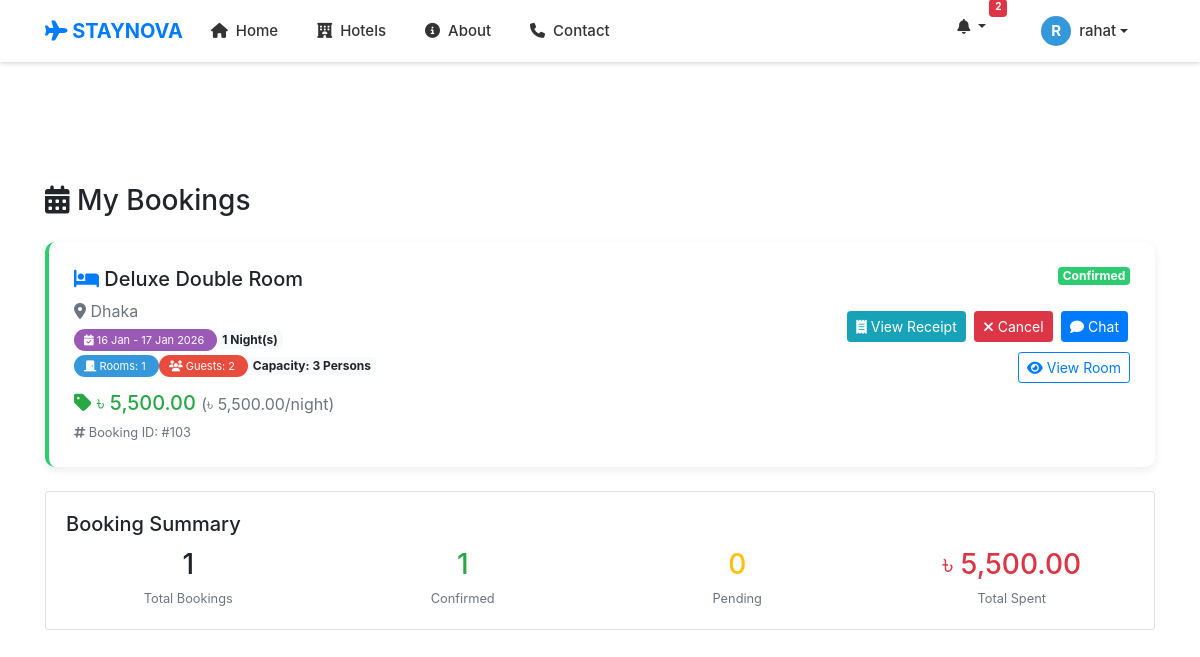
The app's page /user/my_booking.php (signed in), older data.
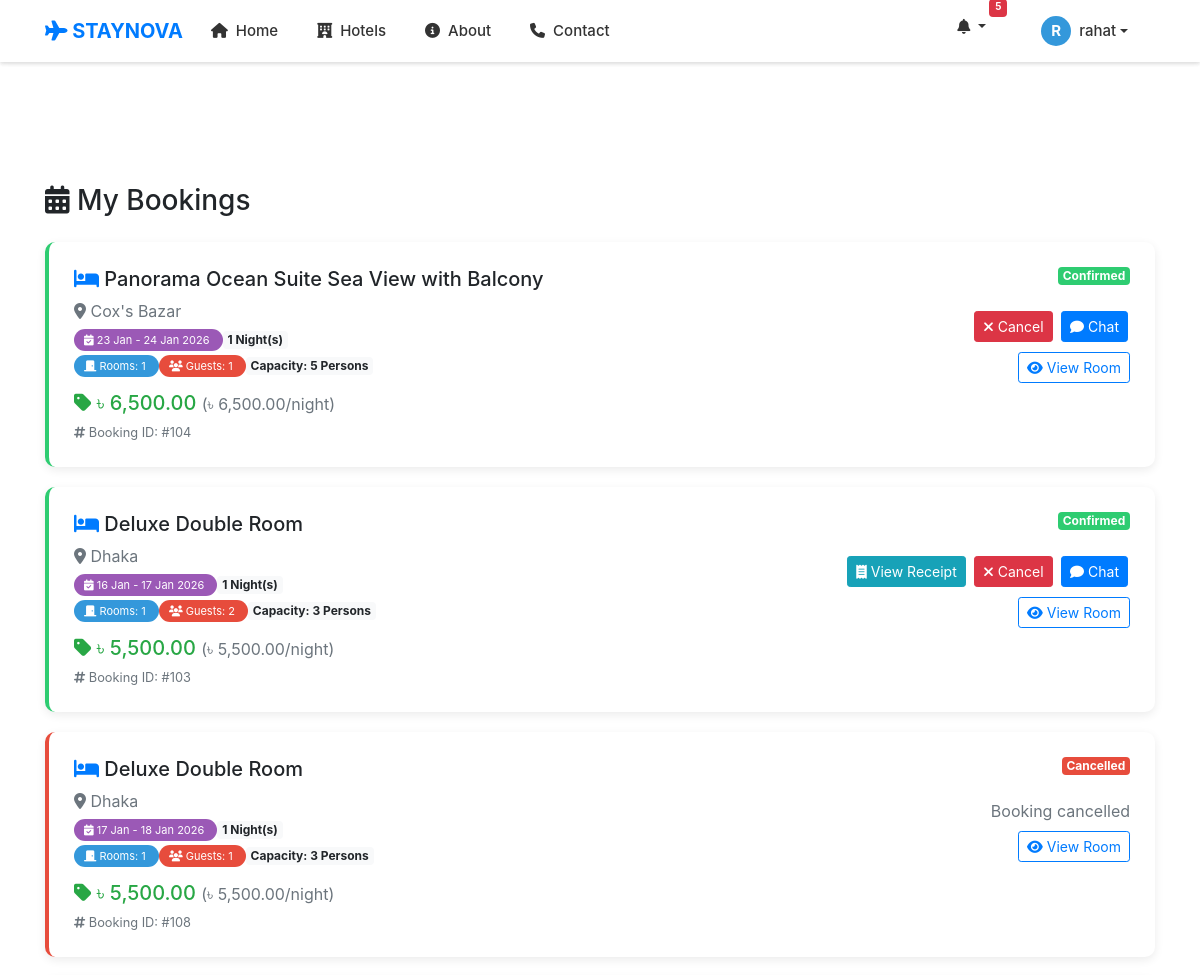
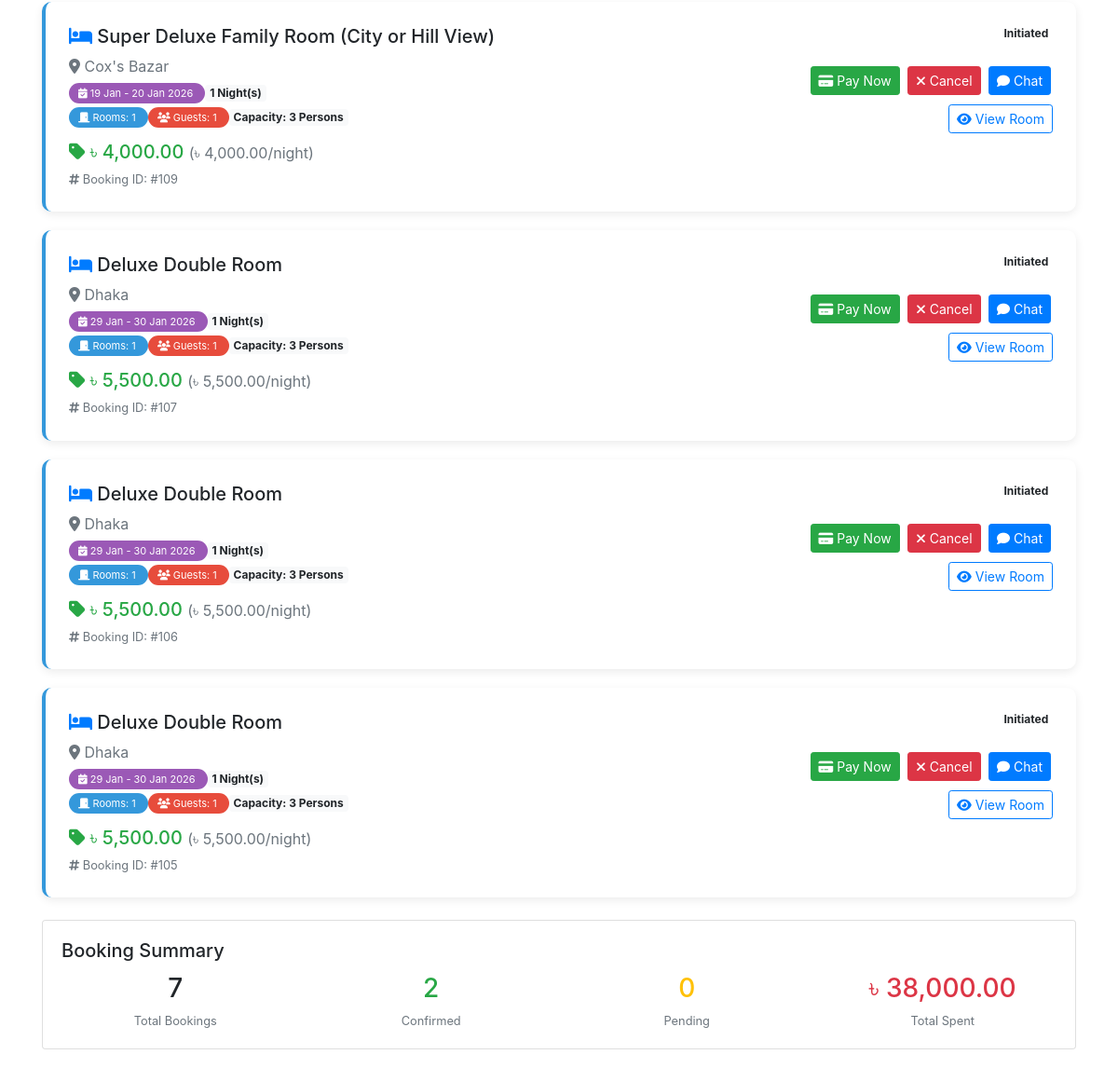
The same page, newer data (2 pictures, top to bottom).
### tables this page shows
CREATE TABLE `bookings` (
  `id` int(11) NOT NULL,
  `user_id` int(11) DEFAULT NULL,
  `owner_id` int(11) NOT NULL,
  `hotel_name` varchar(200) DEFAULT NULL,
  `location` varchar(200) DEFAULT NULL,
  `price` int(11) DEFAULT NULL,
  `rooms_count` int(11) DEFAULT 1,
  `guests` int(11) DEFAULT 1,
  `booking_date` date DEFAULT NULL,
  `check_in_date` date DEFAULT NULL,
  `check_out_date` date DEFAULT NULL,
  `status` varchar(50) DEFAULT 'Confirmed',
  `hotel_id` int(11) DEFAULT NULL,
  `room_title` varchar(200) DEFAULT NULL,
  `room_id` int(11) DEFAULT NULL,
  `rooms_booked` int(11) DEFAULT 1,
  `payment_status` enum('pending','success','failed') NOT NULL DEFAULT 'pending',
  `created_at` datetime NOT NULL DEFAULT current_timestamp()
);

CREATE TABLE `rooms` (
  `id` int(11) NOT NULL,
  `hotel_id` int(11) NOT NULL,
  `room_title` varchar(200) NOT NULL,
  `description` text DEFAULT NULL,
  `capacity` int(11) DEFAULT 2,
  `room_count` int(11) DEFAULT 1,
  `price_per_night` decimal(10,2) NOT NULL,
  `created_at` timestamp NOT NULL DEFAULT current_timestamp(),
  `is_active` tinyint(1) DEFAULT 1,
  `active` tinyint(1) DEFAULT 1
);

CREATE TABLE `hotels` (
  `id` int(11) NOT NULL,
  `hotel_name` varchar(200) DEFAULT NULL,
  `title` varchar(200) DEFAULT NULL,
  `location` varchar(200) DEFAULT NULL,
  `price` int(11) DEFAULT NULL,
  `description` text DEFAULT NULL,
  `image` varchar(255) DEFAULT NULL,
  `status` enum('pending','approved','off','rejected') DEFAULT 'pending',
  `created_at` timestamp NOT NULL DEFAULT current_timestamp(),
  `owner_id` int(11) DEFAULT NULL,
  `rooms` int(11) DEFAULT 1,
  `capacity` int(11) DEFAULT 2,
  `booked_dates` text DEFAULT '[]',
  `capacity_per_room` int(11) DEFAULT 2,
  `total_rooms` int(11) DEFAULT 1
);

### user/my_booking.php (the view, shortened to what the changed rows need)
<?php
include "../db_connect.php";
$user_id = (int)$_SESSION['user_id'];
$sql = "SELECT
    b.*,
    h.location,
    h.owner_id,
    r.room_title,
    r.capacity as room_capacity,
    r.room_count as max_rooms
FROM bookings b
LEFT JOIN hotels h ON b.hotel_id = h.id
LEFT JOIN rooms r ON b.room_id = r.id
WHERE b.user_id = $user_id
ORDER BY
    CASE
        WHEN b.status = 'pending' THEN 1
        WHEN b.status = 'confirmed' THEN 2
        WHEN b.status = 'cancelled' THEN 3
        ELSE 4
    END,
    b.id DESC";
$result = mysqli_query($conn, $sql);
?>
<!DOCTYPE html>
<html>
<head>
    <link rel="stylesheet" href="https://cdnjs.cloudflare.com/ajax/libs/font-awesome/6.4.0/css/all.min.css">
    <link rel="stylesheet" href="https://stackpath.bootstrapcdn.com/bootstrap/4.5.2/css/bootstrap.min.css">
    <link rel="stylesheet" href="../style.css">
    <?php include "../header.php"; ?>
</head>
<body>
<?php include "../header.php"; ?>
<div class="container">
    <?php if (mysqli_num_rows($result) > 0): ?>
        <?php while ($booking = mysqli_fetch_assoc($result)):
            $card_class = 'booking-card ' . $booking['status'];
            $badge_class = 'badge-' . $booking['status'];
        ?>
            <div class="<?php echo $card_class; ?>">
                <div class="row">
                    <div class="col-md-8">
                        <h5 class="mb-2">
                            <?php
                            if (!empty($booking['room_title'])) {
                                echo '<i class="fas fa-bed text-primary"></i> ' . htmlspecialchars($booking['room_title']);
                            } else {
                                echo '<i class="fas fa-hotel text-primary"></i> ' . htmlspecialchars($booking['hotel_name']);
                            }
                            ?>
                        </h5>
                        <p class="text-muted mb-2">
                            <i class="fas fa-map-marker-alt"></i>
                            <?php echo htmlspecialchars($booking['location']); ?>
                        </p>
                        <div class="mb-2">
                            <?php if (isset($booking['check_in_date']) && isset($booking['check_out_date'])): ?>
                                <span class="date-badge">
                                    <i class="fas fa-calendar-check"></i>
                                    <?php echo date("d M", strtotime($booking['check_in_date'])); ?> -
                                    <?php echo date("d M Y", strtotime($booking['check_out_date'])); ?>
                                </span>
                                <?php
                                $nights = (strtotime($booking['check_out_date']) - strtotime($booking['check_in_date'])) / (60 * 60 * 24);
                                $nights = max(1, $nights);
                                ?>
                                <span class="badge badge-light">
                                    <?php echo $nights; ?> Night(s)
                                </span>
                            <?php endif; ?>
                        </div>
                        <?php if (!empty($booking['room_title'])): ?>
                        <div class="mb-2">
                            <span class="room-badge">
                                <i class="fas fa-door-closed"></i>
                                Rooms: <?php echo $booking['rooms_count'] ?? 1; ?>
                            </span>
                            <span class="room-badge" style="background: #e74c3c;">
                                <i class="fas fa-users"></i>
                                Guests: <?php echo $booking['guests'] ?? 1; ?>
                            </span>
                            <?php if (!empty($booking['room_capacity'])): ?>
                            <span class="badge badge-light">
                                Capacity: <?php echo $booking['room_capacity']; ?> Persons
                            </span>
                            <?php endif; ?>
                        </div>
                        <?php endif; ?>
                        <h5 class="text-success mt-3">
                            <i class="fas fa-tag"></i>
                            ৳ <?php echo number_format($booking['price'], 2); ?>
                            <?php if (isset($nights)): ?>
                                <small class="text-muted">(৳ <?php echo number_format($booking['price'] / $nights, 2); ?>/night)</small>
                            <?php endif; ?>
                        </h5>
                        <small class="text-muted">
                            <i class="fas fa-hashtag"></i> Booking ID: #<?php echo $booking['id']; ?>
                        </small>
                    </div>
                    <div class="col-md-4 text-right">
                        <span class="badge <?php echo $badge_class; ?> mb-2">
                            <?php echo ucfirst($booking['status']); ?>
                        </span>
                        <div class="mt-3">
                            <?php if ($booking['status'] !== 'cancelled'): ?>
                                <?php if($booking['status'] == 'initiated'): ?>
                                    <a href="payment_checkout.php?booking_id=<?php echo $booking['id']; ?>"
                                       class="btn btn-success btn-sm btn-action">
                                       <i class="fas fa-credit-card"></i> Pay Now
                                    </a>
                                <?php endif; ?>
                                <?php if($booking['status'] == 'confirmed'):
                                    $payment_q = mysqli_query($conn,
                                        "SELECT receipt_id FROM user_payments WHERE booking_id='{$booking['id']}' LIMIT 1"
                                    );
                                    if (mysqli_num_rows($payment_q) > 0) {
                                        $payment = mysqli_fetch_assoc($payment_q);
                                    ?>
                                        <a href="receipt.php?receipt_id=<?php echo $payment['receipt_id']; ?>"
                                           class="btn btn-info btn-sm btn-action">
                                           <i class="fas fa-receipt"></i> View Receipt
                                        </a>
                                    <?php } ?>
                                <?php endif; ?>
                                <a href="?cancel_id=<?php echo $booking['id']; ?>"
                                   onclick="return confirm('Are you sure you want to cancel this booking?')"
                                   class="btn btn-danger btn-sm btn-action">
                                   <i class="fas fa-times"></i> Cancel
                                </a>
                                <?php if(isset($booking['owner_id']) && $booking['owner_id'] > 0): ?>
                                <a href="../chat/chat.php?owner_id=<?= $booking['owner_id'] ?>"
                                   class="btn btn-primary btn-sm btn-action">
                                   <i class="fas fa-comment"></i> Chat
                                </a>
                                <?php endif; ?>
                            <?php else: ?>
                                <span class="text-muted">Booking cancelled</span>
                            <?php endif; ?>
                        </div>
                        <?php if (!empty($booking['room_id'])): ?>
                        <div class="mt-2">
                            <a href="../hotel/room_details.php?room_id=<?php echo $booking['room_id']; ?>"
                               class="btn btn-outline-primary btn-sm">
                               <i class="fas fa-eye"></i> View Room
                            </a>
                        </div>
                        <?php endif; ?>
                    </div>
                </div>
            </div>
        <?php endwhile; ?>
        <?php
        $stats_sql = "SELECT
            COUNT(*) as total,
            SUM(CASE WHEN status = 'confirmed' THEN 1 ELSE 0 END) as confirmed,
            SUM(CASE WHEN status = 'pending' THEN 1 ELSE 0 END) as pending,
            SUM(CASE WHEN status = 'cancelled' THEN 1 ELSE 0 END) as cancelled,
            SUM(price) as total_spent
            FROM bookings WHERE user_id = $user_id";
        $stats_result = mysqli_query($conn, $stats_sql);
        $stats = mysqli_fetch_assoc($stats_result);
        ?>
        <div class="card mt-4">
            <div class="card-body">
                <h5 class="card-title">Booking Summary</h5>
                <div class="row text-center">
                    <div class="col-md-3">
                        <h3><?php echo $stats['total']; ?></h3>
                        <small class="text-muted">Total Bookings</small>
                    </div>
                    <div class="col-md-3">
                        <h3 class="text-success"><?php echo $stats['confirmed']; ?></h3>
                        <small class="text-muted">Confirmed</small>
                    </div>
                    <div class="col-md-3">
                        <h3 class="text-warning"><?php echo $stats['pending']; ?></h3>
                        <small class="text-muted">Pending</small>
                    </div>
                    <div class="col-md-3">
                        <h3 class="text-danger">৳ <?php echo number_format($stats['total_spent'], 2); ?></h3>
                        <small class="text-muted">Total Spent</small>
                    </div>
                </div>
            </div>
        </div>
    <?php endif; ?>
</div>
</body>
</html>

### header.php (shortened to what the changed rows need)
<?php
include_once "db_connect.php";
$unread_count = 0;
if (isset($_SESSION['user_id'], $_SESSION['role'])) {
    $uid = $_SESSION['user_id'];
    $role = $_SESSION['role'];
    $count_sql = "SELECT COUNT(*) as total FROM notifications
                  WHERE receiver_id = '$uid'
                  AND receiver_role = '$role'
                  AND status = 'unread'";
    $count_result = mysqli_query($conn, $count_sql);
    if ($count_result && mysqli_num_rows($count_result) > 0) {
        $count_data = mysqli_fetch_assoc($count_result);
        $unread_count = (int)$count_data['total'];
    }
}
?>
<link rel="stylesheet" href="https://stackpath.bootstrapcdn.com/bootstrap/4.5.2/css/bootstrap.min.css">
<link rel="stylesheet" href="https://cdnjs.cloudflare.com/ajax/libs/font-awesome/6.4.0/css/all.min.css">
<nav class="navbar navbar-expand-lg navbar-light bg-white shadow-sm fixed-top">
    <div class="container">
        <div class="collapse navbar-collapse" id="navbarNav">
            <ul class="navbar-nav ml-auto">
                <?php if (isset($_SESSION['user_id'])): ?>
                    <li class="nav-item dropdown mr-3">
                        <a class="nav-link dropdown-toggle position-relative" href="#" data-toggle="dropdown">
                            <i class="fas fa-bell"></i>
                            <?php if ($unread_count > 0): ?>
                                <span class="badge badge-danger"
                                      style="position: absolute; top: 0; right: 0; transform: translate(50%, -50%);
                                             font-size: 10px; padding: 2px 5px; min-width: 18px; height: 18px;">
                                    <?php echo $unread_count; ?>
                                </span>
                            <?php endif; ?>
                        </a>
                    </li>
                <?php endif; ?>
            </ul>
        </div>
    </div>
</nav>

Row changes from the older to the newer data that the page shows:
added bookings: room.room_title "Panorama Ocean Suite Sea View with Balcony", hotel.location "Cox's Bazar", check_in_date "23 Jan", check_out_date "24 Jan 2026", nights "1", rooms_count "1", guests "1", room.capacity "5", price "6,500.00", $booking['price'] / $nights "6,500.00", id "104", status "Confirmed"
added bookings: room.room_title "Deluxe Double Room", hotel.location "Dhaka", check_in_date "17 Jan", check_out_date "18 Jan 2026", nights "1", rooms_count "1", guests "1", room.capacity "3", price "5,500.00", $booking['price'] / $nights "5,500.00", id "108", status "Cancelled", shows "Booking cancelled"
added bookings: room.room_title "Super Deluxe Family Room (City or Hill View)", hotel.location "Cox's Bazar", check_in_date "19 Jan", check_out_date "20 Jan 2026", nights "1", rooms_count "1", guests "1", room.capacity "3", price "4,000.00", $booking['price'] / $nights "4,000.00", id "109", status "Initiated"
added bookings: room.room_title "Deluxe Double Room", hotel.location "Dhaka", check_in_date "29 Jan", check_out_date "30 Jan 2026", nights "1", rooms_count "1", guests "1", room.capacity "3", price "5,500.00", $booking['price'] / $nights "5,500.00", id "107", status "Initiated"
added bookings: room.room_title "Deluxe Double Room", hotel.location "Dhaka", check_in_date "29 Jan", check_out_date "30 Jan 2026", nights "1", rooms_count "1", guests "1", room.capacity "3", price "5,500.00", $booking['price'] / $nights "5,500.00", id "106", status "Initiated"
added bookings: room.room_title "Deluxe Double Room", hotel.location "Dhaka", check_in_date "29 Jan", check_out_date "30 Jan 2026", nights "1", rooms_count "1", guests "1", room.capacity "3", price "5,500.00", $booking['price'] / $nights "5,500.00", id "105", status "Initiated"
Text that changed along with them:
$unread_count: "2" → "5"
$stats['total']: "1" → "7"
$stats['confirmed']: "1" → "2"
$stats['total_spent']: "5,500.00" → "38,000.00"
